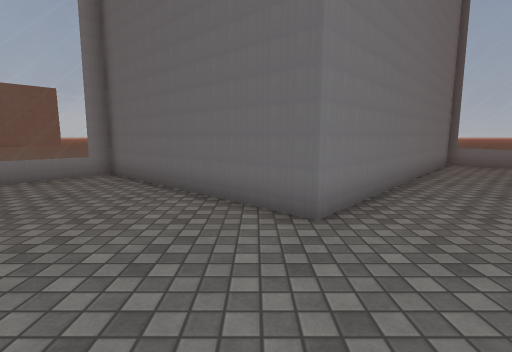
view 1 (above)

14 first-person views from a walk through a scene from a Unity 3-D project. The camera is 1.3 m above the floor, tilts 8° down and sees 85° across. The floor is counted in squares, 1 m on a side. Each view is taken from the middle of a square. On the plan, view 1 faces up. The plan holds only what a view shows up to about 13 squares ahead; the rest is blank. The place goes on beyond the plan. The player is left out. Some animated figures are not drawn. Some surface patterns are stand-ins.

view 2
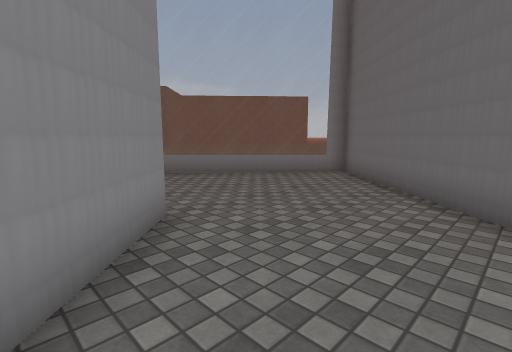

view 3
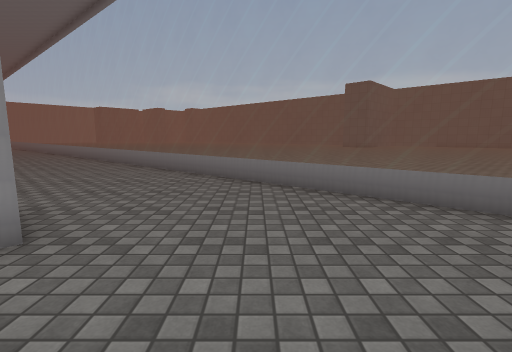

view 4
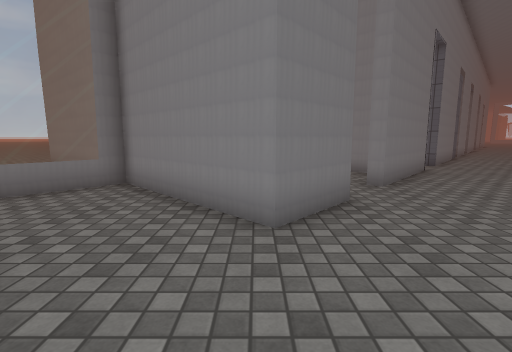

view 5
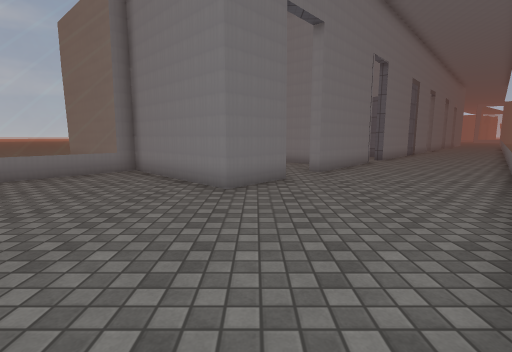

view 6
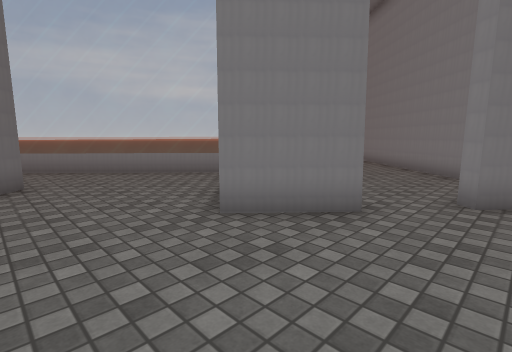

view 7
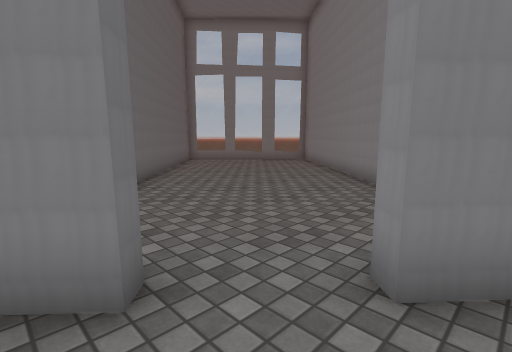

view 8
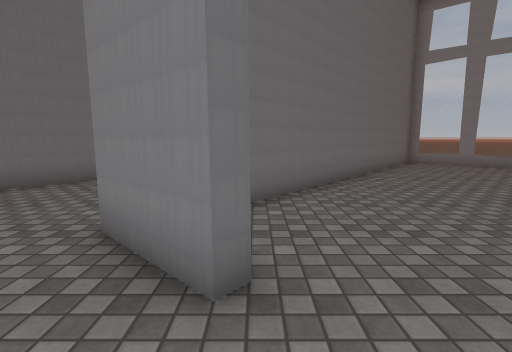

view 9
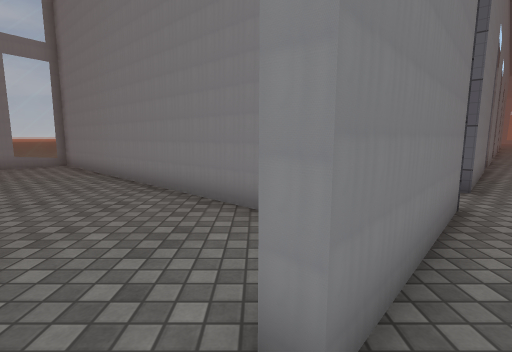

view 10
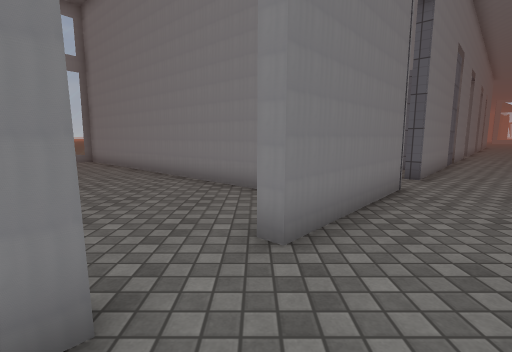

view 11
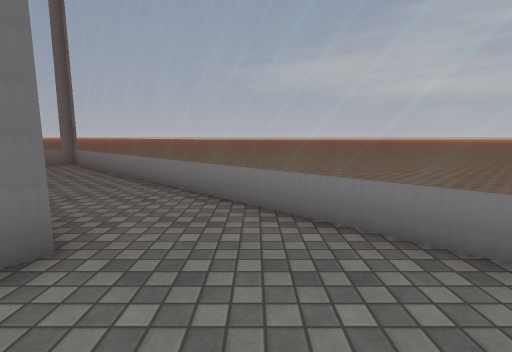

view 12
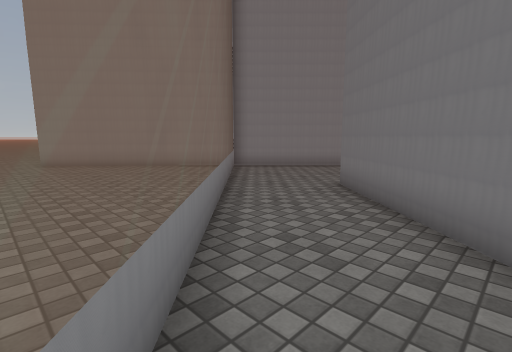

view 13
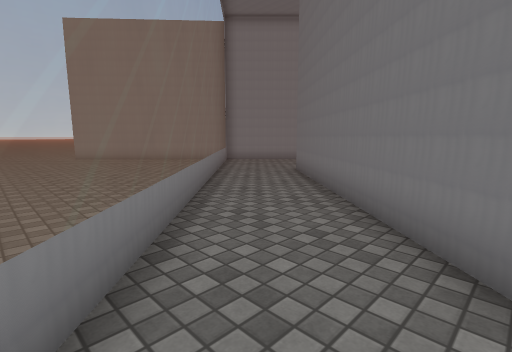

view 14
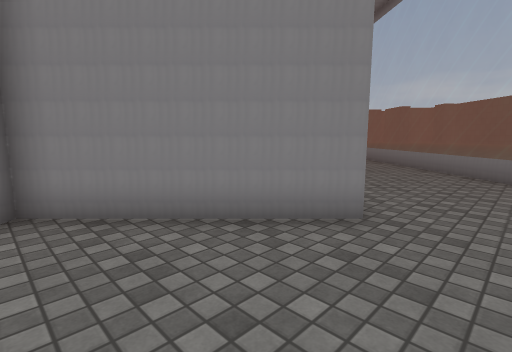

### Floor plan
Points are (right, up) in squares from view 1. A wall is a line through its corners. A room is listed if a view was taken in it or the views show most of it. See-through windows are left out.
Room 1 (views 1, 2, 3, 4, 5, 6, 7, 8, 9, 10, 11, 12, 13, 14)
walls: (-5.9, 0.3) (-4.3, 2.1) (-0.4, -1.8) (11.1, 10.5) (8.8, 12.9) (1, 4.2) (-5.1, 9.7) (-14, -0.8); (-10.8, -4.9) (-7.4, -1.2) (-6.9, -1.6); (-14.7, -9.1) (-12, -6.3) (-11.6, -6.6)
ways out: opening at (-7, -1) to room 2
Room 2 (no view inside)
walls: (-5.5, 0) (-5.9, 0.3); (-8.1, -4) (0.4, -11.6); (5.2, -6.8) (-2.7, 0.2); (2.4, -11.6) (5, -8.7)
ways out: opening at (-7, -1) to room 1

Positions as (right, up) in squares from view 1, and headings:
1: (0, 0), facing up
2: (0, 0), facing up-left
3: (-1, 5), facing left
4: (-4, 6), facing down
5: (-5, 9), facing down
6: (-8, 5), facing down-right
7: (-8, 1), facing down-right
8: (-8, 0), facing right
9: (-7, 0), facing down
10: (-7, 2), facing down
11: (-2, 2), facing right
12: (8, 8), facing down-left
13: (10, 11), facing down-left
14: (0, 4), facing down-left
